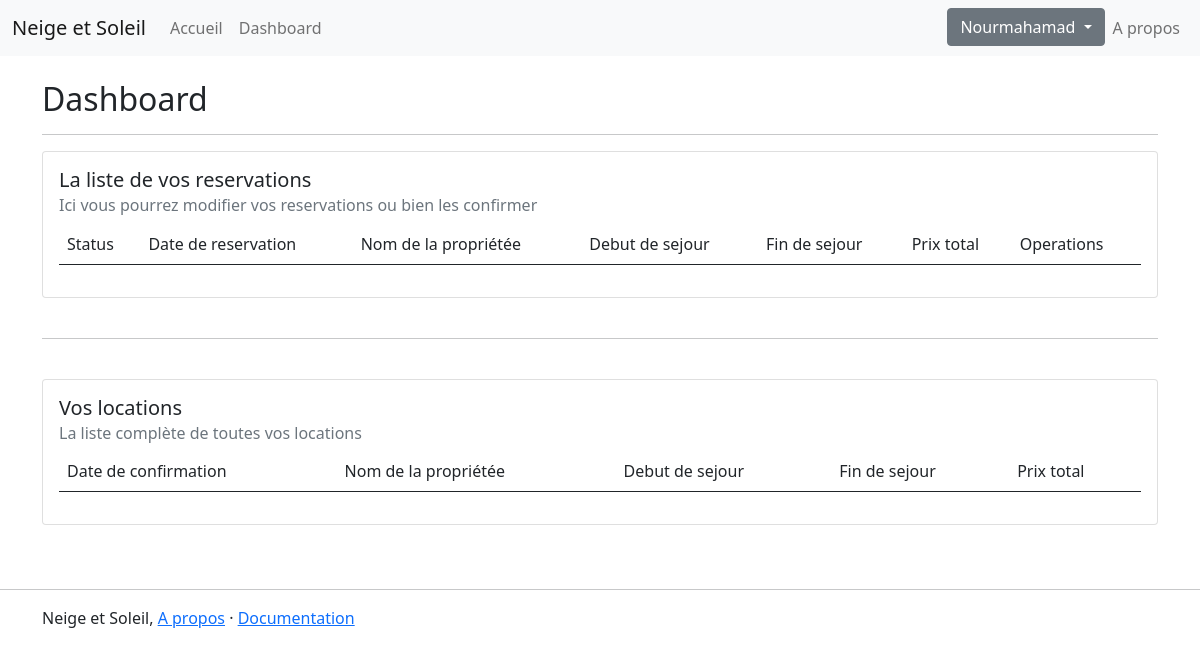
The page /dashboard/ (signed in) on the database as committed earlier.
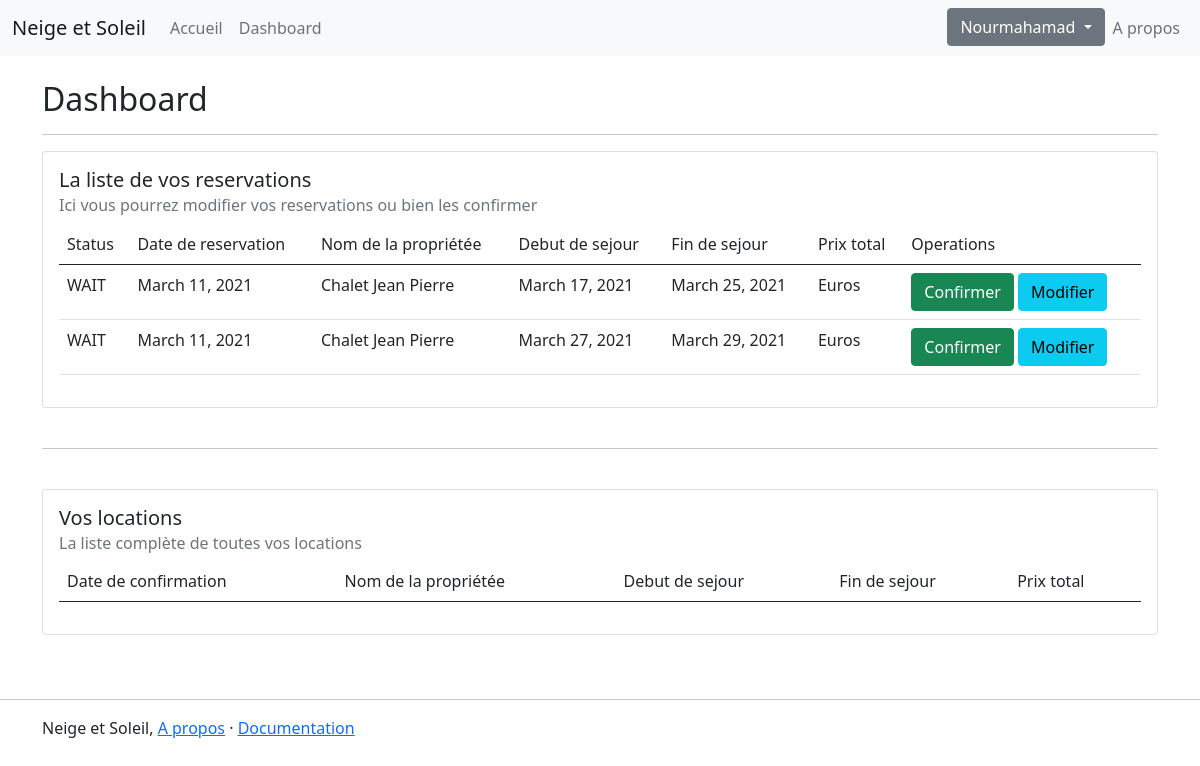
The same page on the database as committed later.
### neige_soleil_app/models.py (models this page shows, shortened)
class Reservation(models.Model):
    ENCOURS = 'WAIT'
    ANNULER = 'CANCEL'
    STATUS_RES = [
        (ENCOURS, 'En cours'),
        (ANNULER, 'Annuler'),
    ]
    profile = models.ForeignKey(Profile, on_delete=models.CASCADE)
    propriete = models.ForeignKey(ContratProprietaire, on_delete=models.CASCADE)
    date_reservation = models.DateField(auto_now_add=True)
    date_debut_sejour = models.DateField()
    date_fin_sejour = models.DateField()
    status_reservation = models.CharField(max_length=6, choices=STATUS_RES, default=ENCOURS)

class ContratProprietaire(models.Model):
    DISPONIBLE = 'AVAIL'
    OCCUPER = 'BUSY'
    INACTIF = 'OFF'
    YEAR_IN_SCHOOL_CHOICES = [
        (DISPONIBLE, 'Disponible'),
        (OCCUPER, 'Occuper'),
        (INACTIF, 'Inactif'),
    ]
    profileproprietaire = models.ForeignKey(ProfileProprietaire, on_delete=models.CASCADE)
    nom = models.CharField(max_length=200)
    description = models.TextField(max_length=1000)
    surface_habitable = models.FloatField()
    surface_balcon = models.FloatField()
    capacite = models.IntegerField()
    distance_pistes = models.FloatField()
    status = models.CharField(max_length=5, choices=YEAR_IN_SCHOOL_CHOICES, default=DISPONIBLE)

### neige_soleil_app/decorators.py (the view)
    def wrapper_func(request, *args, **kwargs):
        try:
            val = request.user.profile
            return view_func(request, *args, **kwargs)
        except ObjectDoesNotExist:
            return redirect('new_profile')

### neige_soleil_app/views.py (called while the page is built)
@login_required(login_url='login')
@known_profile
def dashboard(request):
    reservations = Reservation.objects.filter(profile=request.user.profile.id, location__isnull=True)
    locations = Location.objects.filter(reservation__profile=request.user.profile.id)
    context = {
        'reservations': reservations,
        'locations': locations
    }
    return render(request, 'neige_soleil_app/main_dashboard.html', context)

### neige_soleil_app/templates/neige_soleil_app/main_dashboard.html
{% extends 'neige_soleil_app/main_layout.html' %}
{% block content %}
    {% load static %}
    <h2>Dashboard</h2>
    <hr>
    {% include 'neige_soleil_app/list_reservations.html' %}
    <br>
    <hr>
    <br>
    {% include 'neige_soleil_app/list_locations.html' %}
{% endblock %}

### neige_soleil_app/templates/neige_soleil_app/main_layout.html (shortened to what this page needs)
<!DOCTYPE html>
<html lang="en">
<head>
    {% load static %}
    <link href="https://cdn.jsdelivr.net/npm/bootstrap@5.0.0-beta2/dist/css/bootstrap.min.css" rel="stylesheet">
</head>
<body>
    <nav class="navbar navbar-expand-lg navbar-light bg-light">
        <div class="container-fluid">
            <a class="navbar-brand" href="{% url 'main_home' %}">Neige et Soleil</a>
                <div class="collapse navbar-collapse" id="navbarNavAltMarkup">
                    <div class="navbar-nav">
                        <a class="nav-link" href="{% url 'main_home' %}">Accueil</a>
                        {% if request.user.profile %}
                            <a class="nav-link" href="{% url 'dashboard' %}">Dashboard</a>
                        {% else %}
                            <a class="nav-link" href="{% url 'new_profile' %}">Completer mon profile</a>
                        {% endif %}
                    </div>
                </div>
            <div class="d-flex">
                {% if request.user.profile %}
                    <div class="dropdown">
                        <a class="btn btn-secondary dropdown-toggle" href="#" role="button" id="dropdownMenuLink" data-bs-toggle="dropdown" aria-expanded="false">
                            {{ request.user.first_name }}
                        </a>
                    </div>
                {% else %}
                    <div class="navbar-nav">
                        <a class="nav-link" href="{% url 'logout' %}">Se deconnecter</a>
                    </div>
                {% endif %}
                <div class="navbar-nav">
                    <a class="nav-link" href="#">A propos</a>
                </div>
            </div>
        </div>
    </nav>
    <div class="container">
        <br>
        {% block content %}
        {% endblock %}
    </div>
    <br>
    <br>
    <hr class="featurette-divider">
    <footer class="container">
        <p>Neige et Soleil, <a href="#">A propos</a> &middot; <a href="#">Documentation</a></p>
    </footer>
</body>
</html>

### neige_soleil_app/templates/neige_soleil_app/list_reservations.html
<div class="card" >
    <div class="card-body">
        <h5 class="card-title">La liste de vos reservations</h5>
        <h6 class="card-subtitle mb-2 text-muted">Ici vous pourrez modifier vos reservations ou bien les confirmer</h6>
        <table class="table">
            <thead>
            <tr>
                <td>Status</td>
                <td>Date de reservation</td>
                <td>Nom de la propriétée</td>
                <td>Debut de sejour</td>
                <td>Fin de sejour</td>
                <td>Prix total</td>
                <td>Operations</td>
            </tr>
            </thead>
            <tbody>
            {% if reservations %}
                {% for reservation in reservations %}
                    <tr>
                        <td>{{ reservation.status_reservation}}</td>
                        <td>{{ reservation.date_reservation }}</td>
                        <td>{{ reservation.propriete.nom }}</td>
                        <td>{{ reservation.date_debut_sejour }}</td>
                        <td>{{ reservation.date_fin_sejour }}</td>
                        <td>{{ reservation.prixTotal | floatformat:2 }} Euros</td>
                        <td>
                            <a href="{% url 'louer' reservation.id %}"><button class="btn btn-success">Confirmer</button></a>
                            <a href="{% url 'edit_reservation' reservation.id %}"><button class="btn btn-info">Modifier</button></a>
                        </td>
                    </tr>
                {% endfor %}
            {% endif %}
            </tbody>
        </table>
    </div>
</div>

### neige_soleil_app/templates/neige_soleil_app/list_locations.html (shortened to what this page needs)
<div class="card" >
    <div class="card-body">
        <h5 class="card-title">Vos locations</h5>
        <h6 class="card-subtitle mb-2 text-muted">La liste complète de toutes vos locations</h6>
        <table class="table">
            <thead>
            <tr>
                <td>Date de confirmation</td>
                <td>Nom de la propriétée</td>
                <td>Debut de sejour</td>
                <td>Fin de sejour</td>
                <td>Prix total</td>
            </tr>
            </thead>
        </table>
    </div>
</div>

Rows that differ between the two databases and show on the page:
added Reservation: status_reservation "WAIT", date_reservation "March 11, 2021", propriete.nom "Chalet Jean Pierre", date_debut_sejour "March 17, 2021", date_fin_sejour "March 25, 2021"
added Reservation: status_reservation "WAIT", date_reservation "March 11, 2021", propriete.nom "Chalet Jean Pierre", date_debut_sejour "March 27, 2021", date_fin_sejour "March 29, 2021"
